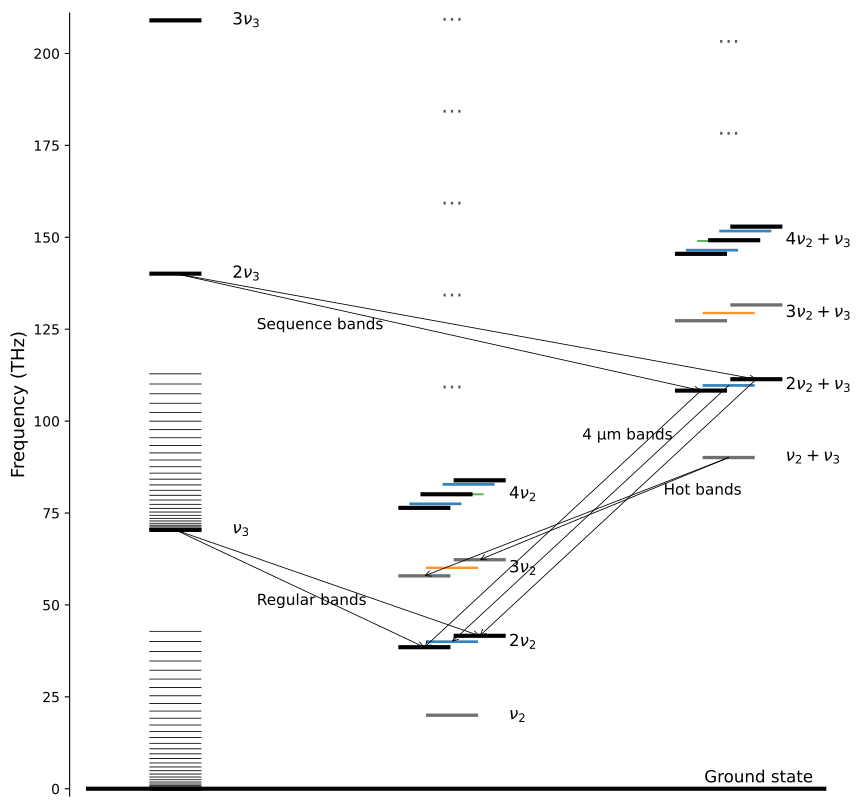

Recreate this plot in Python.
import matplotlib.pyplot as plt

# -----------------------------------------
# CO2 vibrational levels
# G values are in units of 1e14 Hz
# -----------------------------------------
levels = [
    # Ground state
    {"family": "GS",              "column": 1, "label": r"Ground state",              "state": "00001e", "G": 0.000},

    # nu3 only
    {"family": "nu3",             "column": 1, "label": r"$\nu_3$",                    "state": "00011e", "G": 0.704},
    {"family": "2nu3",            "column": 1, "label": r"$2\nu_3$",                   "state": "00021e", "G": 1.401},
    {"family": "3nu3",            "column": 1, "label": r"$3\nu_3$",                   "state": "00031e", "G": 2.090},

    # nu2 only / Fermi polyads
    {"family": "nu2",             "column": 2, "label": r"$\nu_2$",                    "state": "01101e", "G": 0.200},

    {"family": "2nu2",            "column": 2, "label": r"$2\nu_2$",                   "state": "10001e", "G": 0.416},
    {"family": "2nu2",            "column": 2, "label": r"$2\nu_2$",                   "state": "10002e", "G": 0.385},
    {"family": "2nu2",            "column": 2, "label": r"$2\nu_2$",                   "state": "02201e", "G": 0.400},

    {"family": "3nu2",            "column": 2, "label": r"$3\nu_2$",                   "state": "11101e", "G": 0.623},
    {"family": "3nu2",            "column": 2, "label": r"$3\nu_2$",                   "state": "11102e", "G": 0.579},
    {"family": "3nu2",            "column": 2, "label": r"$3\nu_2$",                   "state": "03301e", "G": 0.601},

    {"family": "4nu2",            "column": 2, "label": r"$4\nu_2$",                   "state": "20001e", "G": 0.839},
    {"family": "4nu2",            "column": 2, "label": r"$4\nu_2$",                   "state": "20002e", "G": 0.801},
    {"family": "4nu2",            "column": 2, "label": r"$4\nu_2$",                   "state": "20003e", "G": 0.764},
    {"family": "4nu2",            "column": 2, "label": r"$4\nu_2$",                   "state": "12201e", "G": 0.828},
    {"family": "4nu2",            "column": 2, "label": r"$4\nu_2$",                   "state": "12202e", "G": 0.775},
    {"family": "4nu2",            "column": 2, "label": r"$4\nu_2$",                   "state": "04401e", "G": 0.801},

    # mixed nu2 + nu3
    {"family": "nu2+nu3",         "column": 3, "label": r"$\nu_2+\nu_3$",              "state": "01111e", "G": 0.901},

    {"family": "2nu2+nu3",        "column": 3, "label": r"$2\nu_2+\nu_3$",             "state": "10011e", "G": 1.114},
    {"family": "2nu2+nu3",        "column": 3, "label": r"$2\nu_2+\nu_3$",             "state": "10012e", "G": 1.083},
    {"family": "2nu2+nu3",        "column": 3, "label": r"$2\nu_2+\nu_3$",             "state": "02211e", "G": 1.097},

    {"family": "3nu2+nu3",        "column": 3, "label": r"$3\nu_2+\nu_3$",             "state": "11111e", "G": 1.316},
    {"family": "3nu2+nu3",        "column": 3, "label": r"$3\nu_2+\nu_3$",             "state": "11112e", "G": 1.273},
    {"family": "3nu2+nu3",        "column": 3, "label": r"$3\nu_2+\nu_3$",             "state": "03311e", "G": 1.294},

    {"family": "4nu2+nu3",        "column": 3, "label": r"$4\nu_2+\nu_3$",             "state": "20011e", "G": 1.529},
    {"family": "4nu2+nu3",        "column": 3, "label": r"$4\nu_2+\nu_3$",             "state": "20012e", "G": 1.492},
    {"family": "4nu2+nu3",        "column": 3, "label": r"$4\nu_2+\nu_3$",             "state": "20013e", "G": 1.455},
    {"family": "4nu2+nu3",        "column": 3, "label": r"$4\nu_2+\nu_3$",             "state": "12211e", "G": 1.517},
    {"family": "4nu2+nu3",        "column": 3, "label": r"$4\nu_2+\nu_3$",             "state": "12212e", "G": 1.465},
    {"family": "4nu2+nu3",        "column": 3, "label": r"$4\nu_2+\nu_3$",             "state": "04411e", "G": 1.490},
]

for lvl in levels:
    lvl["THz"] = 100.0 * lvl["G"]

def get_l_value(state):
    return int(state[:5][2])

style_map = {
    0: {"color": "black",      "lw": 3.0, "alpha": 1.00, "zorder": 5},
    1: {"color": "dimgray",    "lw": 2.4, "alpha": 0.95, "zorder": 4},
    2: {"color": "tab:blue",   "lw": 2.0, "alpha": 0.90, "zorder": 3},
    3: {"color": "tab:orange", "lw": 1.7, "alpha": 0.85, "zorder": 2},
    4: {"color": "tab:green",  "lw": 1.4, "alpha": 0.80, "zorder": 1},
}

families = {}
for lvl in levels:
    fam = lvl["family"]
    lvl["l"] = get_l_value(lvl["state"])
    if fam not in families:
        families[fam] = {
            "column": lvl["column"],
            "label": lvl["label"],
            "levels": []
        }
    families[fam]["levels"].append(lvl)

for fam in families.values():
    fam["levels"].sort(key=lambda x: x["THz"])

x_centers = {
    1: 1.0,
    2: 2.7,
    3: 4.4,
}

fig, ax = plt.subplots(figsize=(8.8, 8.2))

line_half_width = 0.16
family_spread = 0.34

# Draw vibrational manifolds
for fam_name, fam in families.items():
    x0 = x_centers[fam["column"]]
    fam_levels = fam["levels"]
    ys = [lvl["THz"] for lvl in fam_levels]
    n = len(fam_levels)

    if n == 1:
        x_offsets = [0.0]
    else:
        x_offsets = [
            -family_spread / 2 + i * family_spread / (n - 1)
            for i in range(n)
        ]

    for dx, lvl in zip(x_offsets, fam_levels):
        x = x0 + dx
        y = lvl["THz"]
        st = style_map.get(lvl["l"], {"color": "0.5", "lw": 1.5, "alpha": 0.8, "zorder": 1})

        ax.hlines(
            y,
            x - line_half_width,
            x + line_half_width,
            color=st["color"],
            linewidth=st["lw"],
            alpha=st["alpha"],
            zorder=st["zorder"],
        )
        
    y_label = sum(ys) / len(ys)

    if fam_name == "GS":
        y_label += 3   # adjust this number to taste
        x0 += 2.9
    
    ax.text(
        x0 + family_spread / 2 + 0.18,
        y_label,
        fam["label"],
        va="center",
        ha="left",
        fontsize=12,
    )


# Full-width GS baseline
ax.hlines(
    0.0,
    0.45,
    5.00,
    color="black",
    linewidth=3,
    zorder=0,
)

# Rotational sub-levels for GS and nu3
B_GS_THz  = 1.17e10 / 1e12
B_nu3_THz = 1.16e10 / 1e12

G_GS_THz  = 0.0
G_nu3_THz = 70.4

Js = list(range(0, 61, 2))

x_rot = x_centers[1]
rot_half_width = line_half_width

for J in Js:
    y_gs  = G_GS_THz  + B_GS_THz  * J * (J + 1)
    y_nu3 = G_nu3_THz + B_nu3_THz * J * (J + 1)

    ax.hlines(
        y_gs,
        x_rot - rot_half_width,
        x_rot + rot_half_width,
        color="black",
        linewidth=0.6,
        zorder=10,
    )

    ax.hlines(
        y_nu3,
        x_rot - rot_half_width,
        x_rot + rot_half_width,
        color="black",
        linewidth=0.6,
        zorder=10,
    )






# --- Arrow-related part using arrays + loops ---

arrowprops = dict(
    arrowstyle="->",
    lw=0.6,
    color="black",
    shrinkA=0,
    shrinkB=0,
)

# Level centers used by arrows
pts = {
    "00011e": (x_centers[1], 70.4),
    "00021e": (x_centers[1], 140.1),
    "01111e": (x_centers[3], 90.1),

    # 2nu2
    "10001e": (x_centers[2] + family_spread / 2, 41.6),
    "10002e": (x_centers[2] - family_spread / 2, 38.5),
    "02201e": (x_centers[2], 40.0),

    # 3nu2  (sorted: 11102e, 03301e, 11101e)
    "11101e": (x_centers[2] + family_spread / 2, 62.3),
    "11102e": (x_centers[2] - family_spread / 2, 57.9),

    # 2nu2+nu3 (sorted: 10012e, 02211e, 10011e)
    "10011e": (x_centers[3] + family_spread / 2, 111.4),
    "10012e": (x_centers[3] - family_spread / 2, 108.3),
    "02211e": (x_centers[3], 109.7),
}

transitions = [
    ("00011e", ["10001e", "10002e"]),
    ("00021e", ["10011e", "10012e"]),
    ("01111e", ["11101e", "11102e"]),
    ("10011e", ["10001e"]),
    ("10012e", ["10002e"]),
    ("02211e", ["02201e"]),
]

for start, ends in transitions:
    x0, y0 = pts[start]
    for end in ends:
        x1, y1 = pts[end]
        ax.annotate(
            "",
            xy=(x1, y1),
            xytext=(x0, y0),
            arrowprops=arrowprops,
            zorder=20,
        )


# --- Add continuation markers above the nu2 and nu2+nu3 ladders ---

def add_ladder_continuation(ax, x, y_top, dy=25, n=5, fontsize=16):
    for i in range(n):
        ax.text(
            x,
            y_top + (i + 1) * dy,
            r"$\cdots$",
            ha="center",
            va="center",
            fontsize=fontsize,
            color="0.35",
        )

# top of nu2 ladder
y_top_nu2 = max(lvl["THz"] for lvl in families["4nu2"]["levels"])
add_ladder_continuation(ax, x_centers[2], y_top_nu2, dy=25, n=5, fontsize=16)

# top of nu2+nu3 ladder
y_top_nu2_nu3 = max(lvl["THz"] for lvl in families["4nu2+nu3"]["levels"])
add_ladder_continuation(ax, x_centers[3], y_top_nu2_nu3, dy=25, n=2, fontsize=16)



#--- Add labels to arrows -->

ax.text(1.5, 50, "Regular bands", fontsize=11)
ax.text(1.5, 125, "Sequence bands", fontsize=11)
ax.text(4, 80, "Hot bands", fontsize=11)
ax.text(3.5, 95, "4 μm bands", fontsize=11)







all_y = [lvl["THz"] for lvl in levels]
ymax_rot = max(
    G_GS_THz + B_GS_THz * 60 * 61,
    G_nu3_THz + B_nu3_THz * 60 * 61,
)

ax.set_xlim(0.35, 5.15)
ax.set_ylim(-2, max(max(all_y), ymax_rot) + 2)

ax.set_ylabel("Frequency (THz)", fontsize=13)

ax.set_xticks([])
ax.spines["bottom"].set_visible(False)
ax.spines["top"].set_visible(False)
ax.spines["right"].set_visible(False)

ax.grid(False)

plt.tight_layout()
plt.savefig("level_diagram.pdf", bbox_inches="tight")
plt.show()
